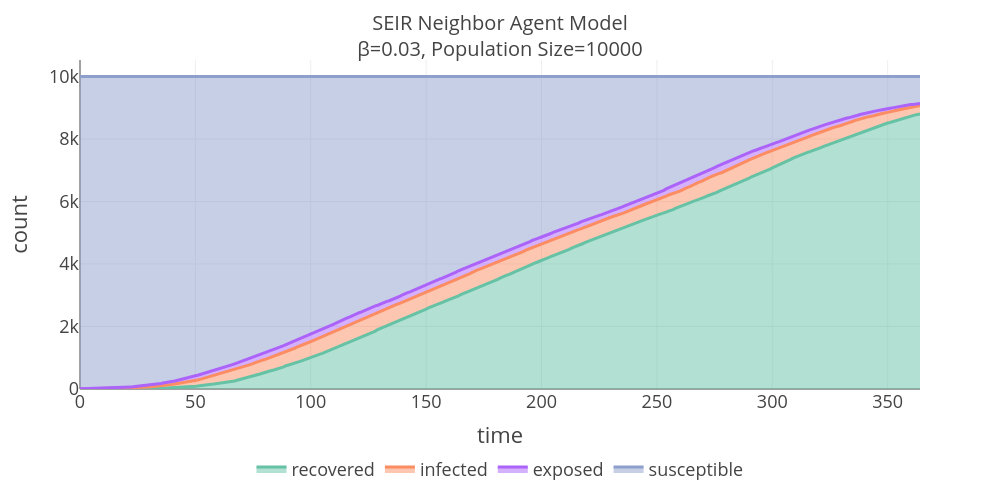

Here is the notebook cell this chart was saved with:
### Code cell
fig = px.area(timeline_df, x="time", y="count", color="grp", color_discrete_map=color_map)
fig.update_layout(**graph_params)
fig.show()

### Figure 1 — Plotly figure (JSON) as saved in the notebook; plotly's stock layout.template omitted (floating-point values rounded to 4 significant figures; data arrays with more than 128 entries replaced by an {"elided": "..."} marker saying what was removed)
{"data": [{"fillpattern": {"shape": ""}, "hovertemplate": "grp=recovered<br>time=%{x}<br>count=%{y}<extra></extra>", "legendgroup": "recovered", "line": {"color": "#66c2a5"}, "marker": {"symbol": "circle"}, "mode": "lines", "name": "recovered", "orientation": "v", "showlegend": true, "stackgroup": "1", "type": "scatter", "x": {"elided": "365 int values"}, "xaxis": "x", "y": {"elided": "365 int values"}, "yaxis": "y"}, {"fillpattern": {"shape": ""}, "hovertemplate": "grp=infected<br>time=%{x}<br>count=%{y}<extra></extra>", "legendgroup": "infected", "line": {"color": "#fc8d62"}, "marker": {"symbol": "circle"}, "mode": "lines", "name": "infected", "orientation": "v", "showlegend": true, "stackgroup": "1", "type": "scatter", "x": {"elided": "365 int values"}, "xaxis": "x", "y": {"elided": "365 int values"}, "yaxis": "y"}, {"fillpattern": {"shape": ""}, "hovertemplate": "grp=exposed<br>time=%{x}<br>count=%{y}<extra></extra>", "legendgroup": "exposed", "line": {"color": "#ab63fa"}, "marker": {"symbol": "circle"}, "mode": "lines", "name": "exposed", "orientation": "v", "showlegend": true, "stackgroup": "1", "type": "scatter", "x": {"elided": "365 int values"}, "xaxis": "x", "y": {"elided": "365 int values"}, "yaxis": "y"}, {"fillpattern": {"shape": ""}, "hovertemplate": "grp=susceptible<br>time=%{x}<br>count=%{y}<extra></extra>", "legendgroup": "susceptible", "line": {"color": "#8da0cb"}, "marker": {"symbol": "circle"}, "mode": "lines", "name": "susceptible", "orientation": "v", "showlegend": true, "stackgroup": "1", "type": "scatter", "x": {"elided": "365 int values"}, "xaxis": "x", "y": {"elided": "365 int values"}, "yaxis": "y"}], "layout": {"height": 500, "legend": {"orientation": "h", "title": {"text": ""}, "tracegroupgap": 0, "x": 0.5, "xanchor": "center", "y": -0.3, "yanchor": "bottom"}, "margin": {"t": 60}, "title": {"font": {"size": 20}, "text": "SEIR Neighbor Agent Model<br>β=0.03, Population Size=10000"}, "width": 1000, "xaxis": {"anchor": "y", "domain": [0, 1], "title": {"text": "time"}}, "yaxis": {"anchor": "x", "domain": [0, 1], "title": {"text": "count"}}}}
